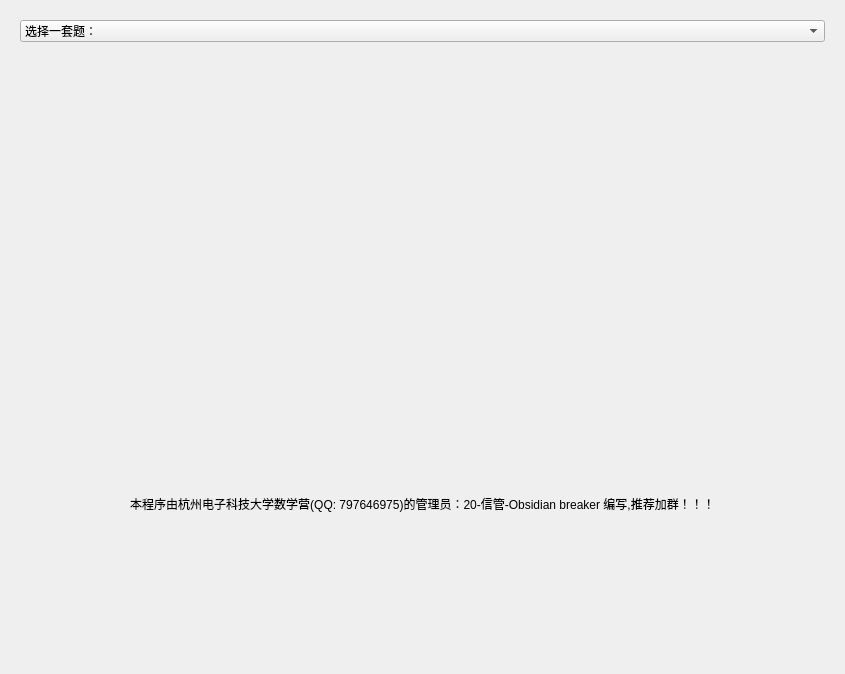
<?xml version="1.0" encoding="UTF-8"?>
<ui version="4.0">
 <class>Form</class>
 <widget class="QWidget" name="Form">
  <property name="geometry">
   <rect>
    <x>0</x>
    <y>0</y>
    <width>845</width>
    <height>674</height>
   </rect>
  </property>
  <property name="windowTitle">
   <string>近代史刷题</string>
  </property>
  <layout class="QGridLayout" name="gridLayout_3">
   <item row="0" column="0">
    <widget class="QStackedWidget" name="stackedWidget">
     <property name="currentIndex">
      <number>0</number>
     </property>
     <widget class="QWidget" name="page">
      <layout class="QGridLayout" name="gridLayout_2">
       <item row="0" column="0">
        <widget class="QComboBox" name="select_box">
         <property name="styleSheet">
          <string notr="true">font: 18pt &quot;黑体&quot;;</string>
         </property>
         <item>
          <property name="text">
           <string>选择一套题：</string>
          </property>
         </item>
         <item>
          <property name="text">
           <string>1.61道</string>
          </property>
         </item>
         <item>
          <property name="text">
           <string>2.80道</string>
          </property>
         </item>
         <item>
          <property name="text">
           <string>3.20道</string>
          </property>
         </item>
         <item>
          <property name="text">
           <string>4.25道</string>
          </property>
         </item>
         <item>
          <property name="text">
           <string>5.36道</string>
          </property>
         </item>
         <item>
          <property name="text">
           <string>6.67道</string>
          </property>
         </item>
        </widget>
       </item>
       <item row="1" column="0">
        <widget class="QLabel" name="label_3">
         <property name="text">
          <string/>
         </property>
        </widget>
       </item>
       <item row="2" column="0">
        <widget class="QLabel" name="label_2">
         <property name="styleSheet">
          <string notr="true">font: 9pt &quot;黑体&quot;;</string>
         </property>
         <property name="text">
          <string>本程序由杭州电子科技大学数学营(QQ: 797646975)的管理员：20-信管-Obsidian breaker 编写,推荐加群！！！</string>
         </property>
         <property name="alignment">
          <set>Qt::AlignCenter</set>
         </property>
        </widget>
       </item>
      </layout>
     </widget>
     <widget class="QWidget" name="page_2">
      <layout class="QGridLayout" name="gridLayout">
       <item row="2" column="0">
        <widget class="QLabel" name="label">
         <property name="minimumSize">
          <size>
           <width>0</width>
           <height>50</height>
          </size>
         </property>
         <property name="styleSheet">
          <string notr="true">font: 18pt &quot;黑体&quot;;</string>
         </property>
         <property name="text">
          <string/>
         </property>
         <property name="alignment">
          <set>Qt::AlignCenter</set>
         </property>
        </widget>
       </item>
       <item row="4" column="0">
        <layout class="QHBoxLayout" name="horizontalLayout">
         <item>
          <widget class="QPushButton" name="A_button">
           <property name="styleSheet">
            <string notr="true">QPushButton {
font: 10pt &quot;黑体&quot;;
border-radius:6px;
color: white;
padding: 5px 32px;
text-align: center;
text-decoration: none;
margin: 4px 2px;
background-color: white;
color: black;
border: 2px solid #008cba;
}
QPushButton:hover {
background-color: #008cba;
color: white;
}
QPushButton:pressed {
background-color: #06AD56;
}</string>
           </property>
           <property name="text">
            <string>A</string>
           </property>
          </widget>
         </item>
         <item>
          <widget class="QPushButton" name="B_button">
           <property name="styleSheet">
            <string notr="true">QPushButton {
font: 10pt &quot;黑体&quot;;
border-radius:6px;
color: white;
padding: 5px 32px;
text-align: center;
text-decoration: none;
margin: 4px 2px;
background-color: white;
color: black;
border: 2px solid #008cba;
}
QPushButton:hover {
background-color: #008cba;
color: white;
}
QPushButton:pressed {
background-color: #06AD56;
}</string>
           </property>
           <property name="text">
            <string>B</string>
           </property>
          </widget>
         </item>
         <item>
          <widget class="QPushButton" name="C_button">
           <property name="styleSheet">
            <string notr="true">QPushButton {
font: 10pt &quot;黑体&quot;;
border-radius:6px;
color: white;
padding: 5px 32px;
text-align: center;
text-decoration: none;
margin: 4px 2px;
background-color: white;
color: black;
border: 2px solid #008cba;
}
QPushButton:hover {
background-color: #008cba;
color: white;
}
QPushButton:pressed {
background-color: #06AD56;
}</string>
           </property>
           <property name="text">
            <string>C</string>
           </property>
          </widget>
         </item>
         <item>
          <widget class="QPushButton" name="D_button">
           <property name="styleSheet">
            <string notr="true">QPushButton {
font: 10pt &quot;黑体&quot;;
border-radius:6px;
color: white;
padding: 5px 32px;
text-align: center;
text-decoration: none;
margin: 4px 2px;
background-color: white;
color: black;
border: 2px solid #008cba;
}
QPushButton:hover {
background-color: #008cba;
color: white;
}
QPushButton:pressed {
background-color: #06AD56;
}</string>
           </property>
           <property name="text">
            <string>D</string>
           </property>
          </widget>
         </item>
        </layout>
       </item>
       <item row="3" column="0">
        <layout class="QHBoxLayout" name="horizontalLayout_2">
         <item>
          <widget class="QPushButton" name="back_button">
           <property name="styleSheet">
            <string notr="true">QPushButton {
font: 10pt &quot;黑体&quot;;
border-radius:6px;
color: white;
padding: 5px 32px;
text-align: center;
text-decoration: none;
margin: 4px 2px;
background-color: white;
color: black;
border: 2px solid #008cba;
}
QPushButton:hover {
background-color: #008cba;
color: white;
}
QPushButton:pressed {
background-color: #06AD56;
}</string>
           </property>
           <property name="text">
            <string>上一道</string>
           </property>
          </widget>
         </item>
         <item>
          <widget class="QPushButton" name="random_button">
           <property name="styleSheet">
            <string notr="true">QPushButton {
font: 10pt &quot;黑体&quot;;
border-radius:6px;
color: white;
padding: 5px 32px;
text-align: center;
text-decoration: none;
margin: 4px 2px;
background-color: white;
color: black;
border: 2px solid #008cba;
}
QPushButton:hover {
background-color: #008cba;
color: white;
}
QPushButton:pressed {
background-color: #06AD56;
}</string>
           </property>
           <property name="text">
            <string>随机一道</string>
           </property>
          </widget>
         </item>
         <item>
          <widget class="QPushButton" name="next_button">
           <property name="styleSheet">
            <string notr="true">QPushButton {
font: 10pt &quot;黑体&quot;;
border-radius:6px;
color: white;
padding: 5px 32px;
text-align: center;
text-decoration: none;
margin: 4px 2px;
background-color: white;
color: black;
border: 2px solid #008cba;
}
QPushButton:hover {
background-color: #008cba;
color: white;
}
QPushButton:pressed {
background-color: #06AD56;
}</string>
           </property>
           <property name="text">
            <string>下一道</string>
           </property>
           <property name="flat">
            <bool>false</bool>
           </property>
          </widget>
         </item>
        </layout>
       </item>
       <item row="1" column="0">
        <widget class="QTextEdit" name="textEdit">
         <property name="enabled">
          <bool>true</bool>
         </property>
         <property name="styleSheet">
          <string notr="true">font: 18pt &quot;黑体&quot;;</string>
         </property>
         <property name="readOnly">
          <bool>true</bool>
         </property>
        </widget>
       </item>
       <item row="0" column="0">
        <widget class="QPushButton" name="pushButton">
         <property name="styleSheet">
          <string notr="true">QPushButton {
font: 10pt &quot;黑体&quot;;
border-radius:6px;
color: white;
padding: 5px 32px;
text-align: center;
text-decoration: none;
margin: 4px 2px;
background-color: white;
color: black;
border: 2px solid #008cba;
}
QPushButton:hover {
background-color: #008cba;
color: white;
}
QPushButton:pressed {
background-color: #06AD56;
}</string>
         </property>
         <property name="text">
          <string>返回</string>
         </property>
        </widget>
       </item>
      </layout>
     </widget>
    </widget>
   </item>
  </layout>
 </widget>
 <resources/>
 <connections>
  <connection>
   <sender>select_box</sender>
   <signal>currentIndexChanged(int)</signal>
   <receiver>Form</receiver>
   <slot>select_question()</slot>
   <hints>
    <hint type="sourcelabel">
     <x>396</x>
     <y>282</y>
    </hint>
    <hint type="destinationlabel">
     <x>8</x>
     <y>165</y>
    </hint>
   </hints>
  </connection>
  <connection>
   <sender>next_button</sender>
   <signal>clicked()</signal>
   <receiver>Form</receiver>
   <slot>next_question()</slot>
   <hints>
    <hint type="sourcelabel">
     <x>819</x>
     <y>601</y>
    </hint>
    <hint type="destinationlabel">
     <x>5</x>
     <y>605</y>
    </hint>
   </hints>
  </connection>
  <connection>
   <sender>random_button</sender>
   <signal>clicked()</signal>
   <receiver>Form</receiver>
   <slot>random_question()</slot>
   <hints>
    <hint type="sourcelabel">
     <x>551</x>
     <y>601</y>
    </hint>
    <hint type="destinationlabel">
     <x>840</x>
     <y>550</y>
    </hint>
   </hints>
  </connection>
  <connection>
   <sender>A_button</sender>
   <signal>clicked()</signal>
   <receiver>Form</receiver>
   <slot>choice_A()</slot>
   <hints>
    <hint type="sourcelabel">
     <x>102</x>
     <y>623</y>
    </hint>
    <hint type="destinationlabel">
     <x>26</x>
     <y>668</y>
    </hint>
   </hints>
  </connection>
  <connection>
   <sender>B_button</sender>
   <signal>clicked()</signal>
   <receiver>Form</receiver>
   <slot>choice_B()</slot>
   <hints>
    <hint type="sourcelabel">
     <x>304</x>
     <y>619</y>
    </hint>
    <hint type="destinationlabel">
     <x>280</x>
     <y>667</y>
    </hint>
   </hints>
  </connection>
  <connection>
   <sender>C_button</sender>
   <signal>clicked()</signal>
   <receiver>Form</receiver>
   <slot>choice_C()</slot>
   <hints>
    <hint type="sourcelabel">
     <x>506</x>
     <y>619</y>
    </hint>
    <hint type="destinationlabel">
     <x>465</x>
     <y>665</y>
    </hint>
   </hints>
  </connection>
  <connection>
   <sender>D_button</sender>
   <signal>clicked()</signal>
   <receiver>Form</receiver>
   <slot>choice_D()</slot>
   <hints>
    <hint type="sourcelabel">
     <x>660</x>
     <y>640</y>
    </hint>
    <hint type="destinationlabel">
     <x>613</x>
     <y>668</y>
    </hint>
   </hints>
  </connection>
  <connection>
   <sender>back_button</sender>
   <signal>clicked()</signal>
   <receiver>Form</receiver>
   <slot>back_question()</slot>
   <hints>
    <hint type="sourcelabel">
     <x>119</x>
     <y>601</y>
    </hint>
    <hint type="destinationlabel">
     <x>8</x>
     <y>564</y>
    </hint>
   </hints>
  </connection>
  <connection>
   <sender>pushButton</sender>
   <signal>clicked()</signal>
   <receiver>Form</receiver>
   <slot>go_page0()</slot>
   <hints>
    <hint type="sourcelabel">
     <x>165</x>
     <y>43</y>
    </hint>
    <hint type="destinationlabel">
     <x>9</x>
     <y>54</y>
    </hint>
   </hints>
  </connection>
 </connections>
 <slots>
  <slot>select_question()</slot>
  <slot>next_question()</slot>
  <slot>random_question()</slot>
  <slot>choice_A()</slot>
  <slot>choice_B()</slot>
  <slot>choice_C()</slot>
  <slot>choice_D()</slot>
  <slot>back_question()</slot>
  <slot>go_page0()</slot>
 </slots>
</ui>
